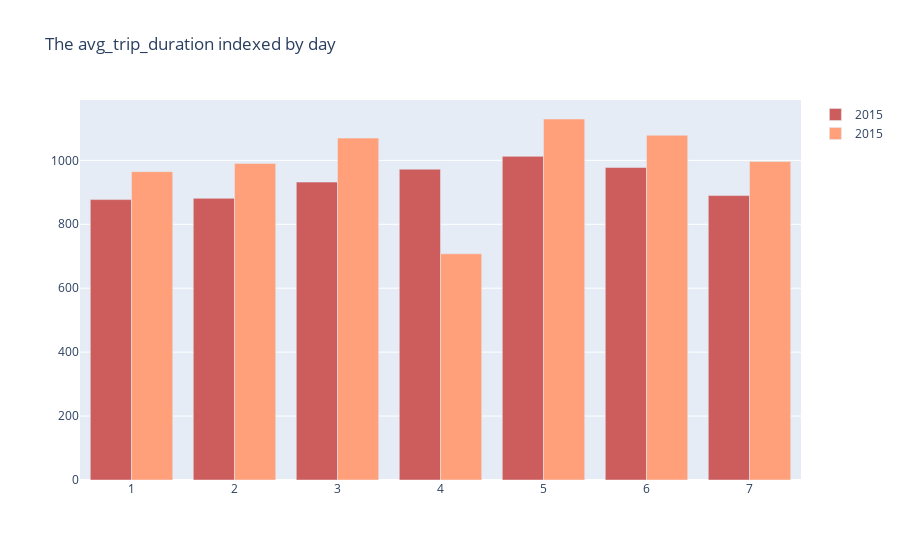

The cell this chart's notebook holds for it:
### Code cell
# 4.1 - 3 the average trip duration

df_15_day_avg_trip_duration = df_15\
                                .withColumn('trip_duration',col('tpep_dropoff_datetime').cast('long')-col('tpep_pickup_datetime').cast('long'))\
                                .groupby(col('year'),col('day'))\
                                .agg(fn.round(fn.avg(col('trip_duration')),2).alias('avg_trip_duration'))

df_18_day_avg_trip_duration = df_18\
                                .withColumn('trip_duration',col('tpep_dropoff_datetime').cast('long')-col('tpep_pickup_datetime').cast('long'))\
                                .groupby(col('year'),col('day'))\
                                .agg(fn.round(fn.avg(col('trip_duration')),2).alias('avg_trip_duration'))
    
df_day_avg_trip_duration = df_15_day_avg_trip_duration.union(df_18_day_avg_trip_duration)

plot_4_1_charts(df_day_avg_trip_duration,'day','avg_trip_duration')

### Figure 1 — Plotly figure (JSON) as saved in the notebook; plotly's stock layout.template omitted (floating-point values rounded to 4 significant figures)
{"data": [{"marker": {"color": "indianred"}, "name": "2015", "type": "bar", "x": [2, 4, 3, 7, 6, 1, 5], "y": [881.3, 972.4, 932.0, 889.8, 977.8, 877.2, 1013.0]}, {"marker": {"color": "lightsalmon"}, "name": "2015", "type": "bar", "x": [1, 3, 5, 7, 6, 2, 4], "y": [964.8, 1070.0, 1129.0, 996.7, 1079.0, 990.5, 707.7]}], "layout": {"barmode": "group", "title": {"text": "The avg_trip_duration indexed by day"}}}
